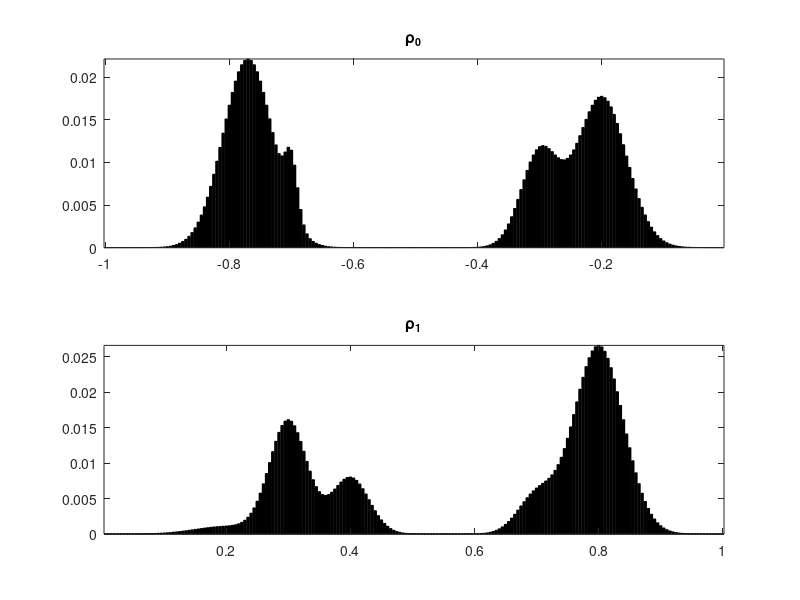

Reproduce this figure in MATLAB. (Note: this script raises an error after producing the figure.)
%% Multi-Marginal Optimal mass transport problem
% This script numerically solves an OMT problem as follows:
% 1. Transportation cost: C_{ijk} = \frac{x_{i}^2}{t_{k}} + \frac{y_{i}^2}{T - t_{k}}
% 2. Transportation map: Pi_{ijk} with its three marginials: p_i, q_i, r_k
%    such that \sum_{jk} = p_{i}, \sum_{ik} = q_{j}, \sum_{ij} = r_k.
%    p_i and q_j are two probability vector   
% 3. The mariginal along the t cooridinates has an upper-bound cap*T/n holds all the time.
% 4. p is transported to q in the time interval [0,T]

% The optimizer is the vector r_k which minimize the transportation cost:
% min_{ijk} C_{ijk}.*\Pi_{ijk}

% The code works in MATLAB 2019 a,b
% CVX with MOSEK solver is used:
% Installation of CVX: http://cvxr.com/cvx/

%% This Script is for Dirac transportation and plot, check note for the desired figure we want to see 
clear all
clc
%% Define the two probability distributions p_{i} and q_{j} and cooridinates X(p), Y(q)
% Consider p_{i} and q_{j} are two discretes distributions 
% p_{i}: i = 1, 2,..., n1
% q_{j}: j = 1, 2,..., n2
 
%% Random distribution generator
% 
n1 = 200;  % (not exceed 1000)
n2 = 200;  % (not exceed 1000)

x = (0:n1-1)'/n1-1; % x \in [-1,0]
y = (1:n2)'/n2;     % y \in [ 0,1]

% Useful functions 
normalize = @(a)a/sum(a(:));                           % Normalization function 
Gaussian = @(x,t0,sigma)exp( -(x-t0).^2/(2*sigma^2) ); % Gaussian distribution generator

sigma0 = 0.01; sigma1 = .02; sigma2 = .03; sigma3 = .04; sigma4 = .05;

% % Case 1:
% % Marginal p
% p = Gaussian(x, -.6,sigma4) + 3.*Gaussian(x, -.7,sigma2);
% % Marginal q
% q = 0.2.*Gaussian(y, .4,sigma4)+ 4.*Gaussian(y, .4,sigma2)+ 1.5*Gaussian(y, .5,sigma2)+ 1*Gaussian(y, .6,sigma2)+ 5.*Gaussian(y, .7,sigma3);

% Case 2:
% % Marginal p
p = 5.*Gaussian(x, -.77,sigma3) + 1.5.*Gaussian(x, -.7,sigma0) + 2.5.*Gaussian(x, -.3,sigma2) + 4.*Gaussian(x, -.2,sigma3);
% % Marginal q
q = 0.2.*Gaussian(y, .2,sigma4)+ 3.*Gaussian(y, .3,sigma2)+ 1.5*Gaussian(y, .4,sigma2)+ 1*Gaussian(y, .7,sigma2)+ 5.*Gaussian(y,.8,sigma3);

p = normalize(p);
q = normalize(q);

% Plot the two distributions p and q
figure(1)
subplot(2,1,1);
bar(x, p, 'k'); axis tight;
title('\rho_{0}')
subplot(2,1,2);
bar(y, q, 'k'); axis tight;
title('\rho_{1}')



%% Define the time t_{i} \in [0, T] (tk):
% Discretization of the time mariginal by nt (not exceed 500)
nt = 200;

% Define the time interval [0,T], notice that T is not neccesary to be 1.
T = 1;
t = T*(0+0.01:nt-0.01)'/nt;

%% Define the cost function C(x,y,t):
% C(x,y,t) = C_{ijk} = (x_i)^2./t_k + (y_i)^2/(T - t_k)
% Compute the 3-dimensional Cost matrix
[X,Y,tk] = meshgrid(x,y,t);
C = X.^2./tk + Y.^2./(T-tk);

% The order of the x-y axis need to be changed by the permute function,
Cost = permute(C,[2,1,3]);

%% CVX solver 
% The optimization problem:
% Variables: 
% The multi marginial coupling \Pi, the 'toll' constraint on time r_{k}
% Objective fucntion: \sum_{i}\sum_{j}\sum_{k} Cost(i,j,k).*\Pi 
% Constraints: 
% 1) marginal p_i, q_j, r_k
% 2) lower bound of \Pi_{i,j,k}: \Pi_{i,j,k} \geq 0
% 3) lower and upper bound of r_{k}: 0 \geq r_{k} \leq (capacity.*T./nt)

% The CVX solver: MOSEK needs to be installed. 
% The sum function in the CVX package do not support high dimension summation
% The capacity constraint should be larger than 1: cap*T/nt>1

% Define the capacity 
cap = 1.3;
capacity = cap*T/nt;
%%
cvx_begin
cvx_solver mosek
cvx_precision best
    variable Pi(n1,n2,nt)
    variable rk(nt)
    minimize(sum(sum(sum(Cost.*Pi))))
    subject to  
    % Define multi-marginal coupling counstraints:
    % 1.Marginal constraints on x coordinate
      squeeze(sum(sum(permute(Pi,[2,3,1])))) == p;
    % 2.Marginal constraints on y coordinate   
      squeeze(sum(sum(permute(Pi,[3,1,2])))) == q;
    % 3.Marinigal on t-coordinate
      squeeze(sum(sum(Pi))) == rk;  
    % 4.Element-wise lower bound for \Pi
      Pi >= 0;
    % 5.Capacity/Toll constraint
      0 <= rk <= capacity;    % r_{k} with upperbound,
      % 0 <= rk               % r_{k} without upperbound.
cvx_end


%% Check 3 marginal constraints:
fprintf('Constraints deviation (should be 0):'); 
sum(squeeze(sum(sum(permute(Pi,[2,3,1])))) - p)
sum(squeeze(sum(sum(permute(Pi,[3,1,2])))) - q)
sum(squeeze(sum(sum(Pi)))- rk)

%% Show that t marginal is a prbability measure
fprintf('Time marginal measure check:'); 
sum(rk)

%% Plots of rk, evolutionary probability distributions at moment t
figure(2)
flux = plot(t,rk);
flux.LineWidth = 2;
flux.Color ='#0072BD';
title('Marginal of Time between [0,T]')

figure(3)
bar(t,rk, 'k'); axis tight;
title('Marginal of Time between [0,T]')

%% 3D plot with 3 marginals
% Things need to be plotted here:
% 1. p  with x-axis, 2. q with y-axis, 3. rk with t-axis, 4. capacity 
% Original coordinates:
% x = (0:n1-1)'/n1-1;         % x \in [-1,0]
% y = (1:n2)'/n2;             % y \in [0,1]
% t = T*(0+0.01:nt-0.01)'/nt; % t \in [0,1]

% Generate new coordinates for 3D plot
xx1 = x;
xx2 = zeros(size(xx1));
xx = [xx1,xx2,p];
yy1 = y;
yy2 = ones(size(yy1));
yy = [yy1,yy2,q];
tt1 = t;
tt2 = zeros(size(tt1));
tollheight = capacity*ones(size(tt1));


%% figure: Line plot3
figure(4)
p1 = plot3(xx1,xx2,p,'LineWidth',3);
hold on
p2 = plot3(yy1,yy2,q,'LineWidth',3);
scaler = 20;
% tplot = plot(rk*scaler,tt1,'LineWidth',2,'Color','k','LineStyle',':');
tplot = plot3(tt2,tt1,rk,'LineWidth',2,'Color','k');
toll = plot3(tt2,tt1,tollheight,'LineWidth',4,'Color','r','LineStyle',':');
hold off
grid on
xlabel('X/Y')
ylabel('Time')
zlabel('Probability Density')
title('3-D Line Plot')

%% Coupling of p and q illustration
pqCoupling = sum(Pi,3);
ptCoupling = squeeze(sum(Pi,2));
qtCoupling = squeeze(sum(Pi,1));

figure(5)
plot(t,rk)
%% Display the optimal assignement

figure(6)
p1 = plot3(xx1,xx2,p,'LineWidth',1.5,'Color','k');

hold on
p2 = plot3(yy1,yy2,q,'LineWidth',1.5,'Color','k');
tplot = plot3(tt2,tt1,rk,'LineWidth',1.5,'Color','k');
toll = plot3(tt2,tt1,tollheight,'LineWidth',1.5,'Color','r','LineStyle',':');
% bar3(tt2,tt1,tollheight);

% Plot the grey 'area' by Line
% pt Coupling (correct):
[Ipt,Jpt,~] = find(ptCoupling>0.0002);
for ipt=1:length(Ipt)
    pt_assignement = plot([xx(Ipt(ipt),1),tt2(Jpt(ipt))],[xx(Ipt(ipt),2),tt1(Jpt(ipt))],'LineWidth',3,'Color',[0.8 0.8 0.8]);
end

% qt Coupling (order fixed):
[Iqt,Jqt,~] = find(qtCoupling>0.0002);
for iqt=1:length(Iqt)
    qt_assignement = plot([yy(Iqt(iqt),1),tt2(Jqt(iqt))],[yy(Iqt(iqt),2),tt1(Jqt(iqt))],'LineWidth',3,'Color',[0.8 0.8 0.8]);
end

% Plot the Dash line within the grey area to show point-wise assigments
for iptdash=1:10:length(Ipt)
    pt_assignement_dash = plot([xx(Ipt(iptdash),1),tt2(Jpt(iptdash))],[xx(Ipt(iptdash),2),tt1(Jpt(iptdash))],'LineWidth',0.5,'LineStyle','--','Color','k');
end

for iqtdash=1:10:length(Iqt)
    qt_assignement_dash = plot([yy(Iqt(iqtdash),1),tt2(Jqt(iqtdash))],[yy(Iqt(iqtdash),2),tt1(Jqt(iqtdash))],'LineWidth',0.5,'LineStyle','--','Color','k');
end

% Color the 'bumps' with dark grey
% Bump: 1,2,3,... need manually input y coordinates of the bumps

% capacity = 2;
% yarea = [0.095 0.105 0.355 0.365 0.47 0.48 0.51 0.545 0.595 0.615 0.79 0.805];

% capacity = 1.2

% yarea = [0.03 0.045 0.865 0.875];
% xarea = zeros(size(yarea));
% zperiod = [0 capacity capacity 0];
% zarea = [zperiod];
% 
% tollgrey = fill3(xarea,yarea,zarea, [0.2 0.2 0.2]);
% tollgrey.FaceAlpha = 0.5;


ax = gca;
ax.FontSize = 13; 
hold off
xlabel('Space','FontSize',14)
ylabel('Time','FontSize',14)
% zlabel('Probability Density','FontSize',14)
zlabel('Density','FontSize',14)
view([-15 50])


%% Plot 3-D coupling/Sparse 3D matrix 
% Generate new coordinates for 3D plot
xx1 = x;
xx2 = ones(size(xx1));
xx = [xx1,xx2,p];
yy1 = y;
yy2 = zeros(size(yy1));
yy = [yy1,yy2,q];

tt1 = t;
tt2 = ones(size(tt1));
tollheight = capacity*ones(size(tt1));


%
list = find (Pi>0.00001);
[I,J,K] = ind2sub(size(Pi),list);
%
figure()
scalar = 9;
p1 = plot3(xx1,xx2,scalar.*p,'LineWidth',1.5,'Color','b');
hold on
p2 = plot3(yy2,yy1,scalar.*q,'LineWidth',1.5,'Color','r');
tplot = plot3(-scalar.*rk,tt2,tt1,'LineWidth',1.5,'Color','k');

 for i=1:length(I)
     % pt_assignement = plot3(x(I(i)),y(J(i)),t(K(i)),'.','Color','k','MarkerSize',4000*Pi(I(i),J(i),K(i)),'MarkerFaceColor','#D9FFFF');
     pt_assignement = plot3(x(I(i)),y(J(i)),t(K(i)),'.','MarkerSize',4000*Pi(I(i),J(i),K(i)),'MarkerFaceColor','#D9FFFF');
 end

hold off
xlabel('X','FontSize',14)
ylabel('Y','FontSize',14)
zlabel('T','FontSize',14)
view([-69 23])



















